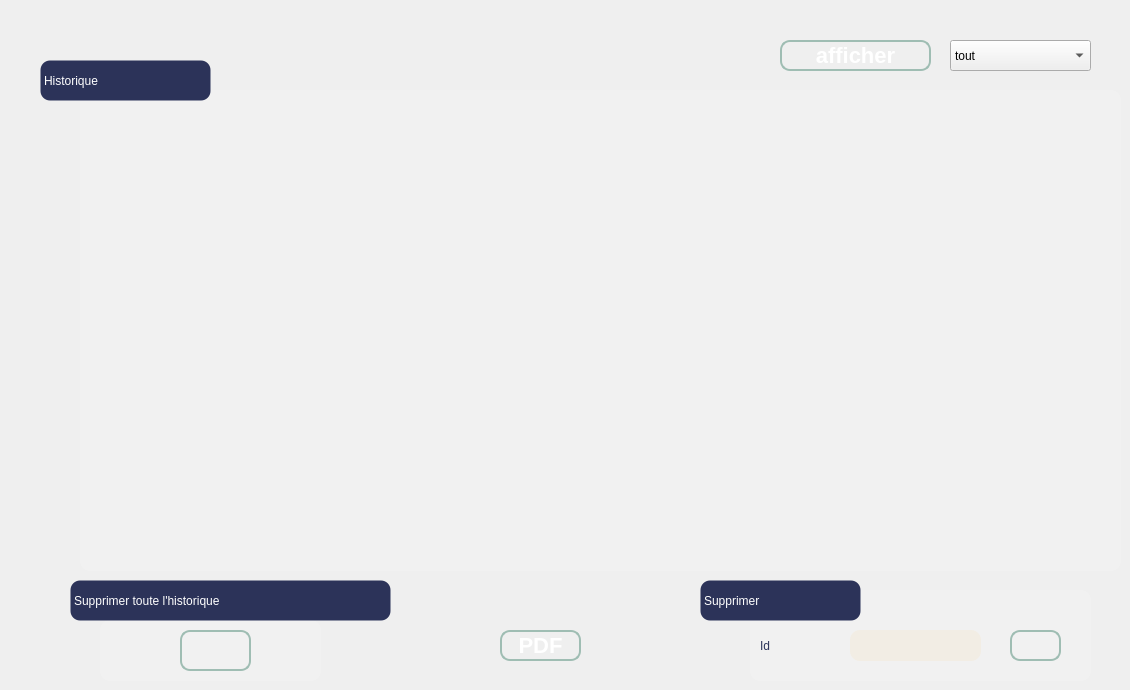
      <widget class="QWidget" name="tab_7">
       <attribute name="title">
        <string>Historique</string>
       </attribute>
       <widget class="QGroupBox" name="groupBox_37">
        <property name="geometry">
         <rect>
          <x>80</x>
          <y>90</y>
          <width>1041</width>
          <height>481</height>
         </rect>
        </property>
        <property name="styleSheet">
         <string notr="true">background-color: rgb(241, 241, 241);
border-radius: 10px black;
	border-radius: 10px  ;

</string>
        </property>
        <property name="title">
         <string/>
        </property>
        <widget class="QTableView" name="tableView_his">
         <property name="geometry">
          <rect>
           <x>10</x>
           <y>30</y>
           <width>981</width>
           <height>441</height>
          </rect>
         </property>
         <property name="styleSheet">
          <string notr="true">background-color: qlineargradient(spread:pad, x1:0, y1:0.511, x2:1, y2:0.511, stop:0 
#92bf91
,stop:0.995192 rgba(0,0,0,0));

QMainWindow{
	background-image: url(:/new/prefix1/logo (2).png);

background-repeat: no-repeat;



}</string>
         </property>
        </widget>
       </widget>
       <widget class="QPushButton" name="aff">
        <property name="geometry">
         <rect>
          <x>780</x>
          <y>40</y>
          <width>151</width>
          <height>31</height>
         </rect>
        </property>
        <property name="styleSheet">
         <string notr="true">/*-----QPushButton-----*/
QPushButton
{
	background-color: qlineargradient(spread:pad, x1:0, y1:0.511, x2:1, y2:0.511, stop:0 
#92bf91
,stop:0.995192 rgba(0,0,0,0));



	color: #ffffff;
	font-size: 22px;
	font-weight: bold;
	border: 2px solid #9fbdb3;
	border-radius:10px;
	padding: 5px;
	

}

QPushButton::hover
{
background-color: qlineargradient(spread:pad, x1:0, y1:0.511, x2:1, y2:0.511, stop:0 rgba(0, 180, 150, 220),stop:1 rgba(50, 220, 200, 220));

	color: #2C3359; 

}
QPushButton::pressed
{background-color: qlineargradient(stop:0 rgba(0, 207, 179, 255),stop:1 rgba(70, 255, 230, 255));

	color: #2C3359; 

}</string>
        </property>
        <property name="text">
         <string>afficher</string>
        </property>
       </widget>
       <widget class="QComboBox" name="typehistorique">
        <property name="geometry">
         <rect>
          <x>950</x>
          <y>40</y>
          <width>141</width>
          <height>31</height>
         </rect>
        </property>
        <property name="styleSheet">
         <string notr="true">QDateTimeEdit{
	background-color: rgb(242, 190, 92);
    box-shadow: 2px 0.5px 5px 1px inset black;
    border-radius: 5px;
    width: 70%;
    padding-right: 10px;
    padding-left: 10px;
    text-align: left;
    color: #000;
    font-size:inherit;
    font-family: Arial, Helvetica, sans-serif;  
    font-weight:normal;
    font-variant:normal;
}
QDateTimeEdit::hover{  color: black ;
background-color:orange;}
QDateTimeEdit::focus{  color: black ;
background-color:white;}


</string>
        </property>
        <item>
         <property name="text">
          <string>tout</string>
         </property>
        </item>
        <item>
         <property name="text">
          <string>ajout</string>
         </property>
        </item>
        <item>
         <property name="text">
          <string>modification</string>
         </property>
        </item>
        <item>
         <property name="text">
          <string>suppression</string>
         </property>
        </item>
       </widget>
       <widget class="QGroupBox" name="groupBox_38">
        <property name="geometry">
         <rect>
          <x>100</x>
          <y>620</y>
          <width>221</width>
          <height>61</height>
         </rect>
        </property>
        <property name="styleSheet">
         <string notr="true">background-color: rgb(241, 241, 241);
border-radius: 10px black;
	border-radius: 10px  ;</string>
        </property>
        <property name="title">
         <string/>
        </property>
        <widget class="QPushButton" name="supphistorique">
         <property name="geometry">
          <rect>
           <x>80</x>
           <y>10</y>
           <width>71</width>
           <height>41</height>
          </rect>
         </property>
         <property name="styleSheet">
          <string notr="true">/*-----QPushButton-----*/
QPushButton
{
	background-color: qlineargradient(spread:pad, x1:0, y1:0.511, x2:1, y2:0.511, stop:0 
#92bf91
,stop:0.995192 rgba(0,0,0,0));



	color: #ffffff;
	font-size: 22px;
	font-weight: bold;
	border: 2px solid #9fbdb3;
	border-radius:10px;
	padding: 5px;
	

}

QPushButton::hover
{
background-color: qlineargradient(spread:pad, x1:0, y1:0.511, x2:1, y2:0.511, stop:0 rgba(0, 180, 150, 220),stop:1 rgba(50, 220, 200, 220));

	color: #2C3359; 

}
QPushButton::pressed
{background-color: qlineargradient(stop:0 rgba(0, 207, 179, 255),stop:1 rgba(70, 255, 230, 255));

	color: #2C3359; 

}</string>
         </property>
         <property name="text">
          <string/>
         </property>
         <property name="icon">
          <iconset>
           <normaloff>../../Downloads/e5er amal/Gestion_Reservation - Copie123/icons8-supprimer-pour-toujours-32 (1).png</normaloff>../../Downloads/e5er amal/Gestion_Reservation - Copie123/icons8-supprimer-pour-toujours-32 (1).png</iconset>
         </property>
        </widget>
       </widget>
       <widget class="QLabel" name="label_86">
        <property name="geometry">
         <rect>
          <x>70</x>
          <y>580</y>
          <width>321</width>
          <height>41</height>
         </rect>
        </property>
        <property name="styleSheet">
         <string notr="true">QLabel{
    border: 1px solid transparent ;	
	color: rgb(255, 255, 255);
	font: 75 16pt &quot;Times New Roman&quot;;
	background-color: rgb(44, 51, 89);
	border-radius: 10px  ;
}</string>
        </property>
        <property name="text">
         <string>Supprimer toute l'historique</string>
        </property>
       </widget>
       <widget class="QGroupBox" name="groupBox_39">
        <property name="geometry">
         <rect>
          <x>750</x>
          <y>590</y>
          <width>341</width>
          <height>91</height>
         </rect>
        </property>
        <property name="styleSheet">
         <string notr="true">background-color: rgb(241, 241, 241);
border-radius: 10px black;
	border-radius: 10px  ;</string>
        </property>
        <property name="title">
         <string/>
        </property>
        <widget class="QLineEdit" name="nomsupp">
         <property name="geometry">
          <rect>
           <x>100</x>
           <y>40</y>
           <width>131</width>
           <height>31</height>
          </rect>
         </property>
         <property name="styleSheet">
          <string notr="true">background-color: rgb(242, 237, 228);</string>
         </property>
        </widget>
        <widget class="QPushButton" name="supphistorique_2">
         <property name="geometry">
          <rect>
           <x>260</x>
           <y>40</y>
           <width>51</width>
           <height>31</height>
          </rect>
         </property>
         <property name="styleSheet">
          <string notr="true">/*-----QPushButton-----*/
QPushButton
{
	background-color: qlineargradient(spread:pad, x1:0, y1:0.511, x2:1, y2:0.511, stop:0 
#92bf91
,stop:0.995192 rgba(0,0,0,0));



	color: #ffffff;
	font-size: 22px;
	font-weight: bold;
	border: 2px solid #9fbdb3;
	border-radius:10px;
	padding: 5px;
	

}

QPushButton::hover
{
background-color: qlineargradient(spread:pad, x1:0, y1:0.511, x2:1, y2:0.511, stop:0 rgba(0, 180, 150, 220),stop:1 rgba(50, 220, 200, 220));

	color: #2C3359; 

}
QPushButton::pressed
{background-color: qlineargradient(stop:0 rgba(0, 207, 179, 255),stop:1 rgba(70, 255, 230, 255));

	color: #2C3359; 

}</string>
         </property>
         <property name="text">
          <string/>
         </property>
         <property name="icon">
          <iconset>
           <normaloff>../../Downloads/e5er amal/Gestion_Reservation - Copie123/icons8-supprimer-pour-toujours-32 (1).png</normaloff>../../Downloads/e5er amal/Gestion_Reservation - Copie123/icons8-supprimer-pour-toujours-32 (1).png</iconset>
         </property>
        </widget>
        <widget class="QLabel" name="res_id_2">
         <property name="geometry">
          <rect>
           <x>10</x>
           <y>40</y>
           <width>71</width>
           <height>31</height>
          </rect>
         </property>
         <property name="styleSheet">
          <string notr="true">
font:  75 16pt &quot;Times New Roman&quot;;
color: rgb(44, 51, 89);</string>
         </property>
         <property name="text">
          <string>Id</string>
         </property>
        </widget>
       </widget>
       <widget class="QLabel" name="label_88">
        <property name="geometry">
         <rect>
          <x>700</x>
          <y>580</y>
          <width>161</width>
          <height>41</height>
         </rect>
        </property>
        <property name="styleSheet">
         <string notr="true">QLabel{
    border: 1px solid transparent ;	
	color: rgb(255, 255, 255);
	font: 75 16pt &quot;Times New Roman&quot;;
	background-color: rgb(44, 51, 89);
	border-radius: 10px  ;
}</string>
        </property>
        <property name="text">
         <string>Supprimer</string>
        </property>
       </widget>
       <widget class="QLabel" name="label_87">
        <property name="geometry">
         <rect>
          <x>40</x>
          <y>60</y>
          <width>171</width>
          <height>41</height>
         </rect>
        </property>
        <property name="styleSheet">
         <string notr="true">QLabel{
    border: 1px solid transparent ;	
	color: rgb(255, 255, 255);
	font: 75 16pt &quot;Times New Roman&quot;;
	background-color: rgb(44, 51, 89);
	border-radius: 10px  ;
}</string>
        </property>
        <property name="text">
         <string>Historique</string>
        </property>
       </widget>
       <widget class="QPushButton" name="pdfhistorique">
        <property name="geometry">
         <rect>
          <x>500</x>
          <y>630</y>
          <width>81</width>
          <height>31</height>
         </rect>
        </property>
        <property name="styleSheet">
         <string notr="true">/*-----QPushButton-----*/
QPushButton
{
	background-color: qlineargradient(spread:pad, x1:0, y1:0.511, x2:1, y2:0.511, stop:0 
#92bf91
,stop:0.995192 rgba(0,0,0,0));



	color: #ffffff;
	font-size: 22px;
	font-weight: bold;
	border: 2px solid #9fbdb3;
	border-radius:10px;
	padding: 5px;
	

}

QPushButton::hover
{
background-color: qlineargradient(spread:pad, x1:0, y1:0.511, x2:1, y2:0.511, stop:0 rgba(0, 180, 150, 220),stop:1 rgba(50, 220, 200, 220));

	color: #2C3359; 

}
QPushButton::pressed
{background-color: qlineargradient(stop:0 rgba(0, 207, 179, 255),stop:1 rgba(70, 255, 230, 255));

	color: #2C3359; 

}</string>
        </property>
        <property name="text">
         <string>PDF</string>
        </property>
        <property name="icon">
         <iconset>
          <normaloff>../../Downloads/e5er amal/Gestion_Reservation - Copie123/pdf.png</normaloff>../../Downloads/e5er amal/Gestion_Reservation - Copie123/pdf.png</iconset>
        </property>
       </widget>
      </widget>
